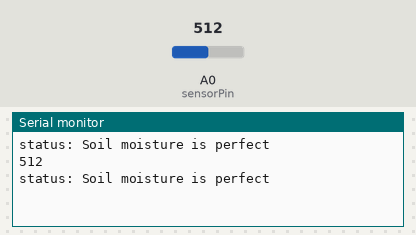
A sketch run on a simulated Arduino Uno, built with avr-gcc and run on an emulated ATmega328P. Parts: the last lines printed to the serial monitor. The inputs (shaded band) are chosen by the test bench; at power-on: A0 (sensorPin) = 512.

Above: at 8.8 s.
8.9 s: A0 (sensorPin) set to 306
At 11.7 s:
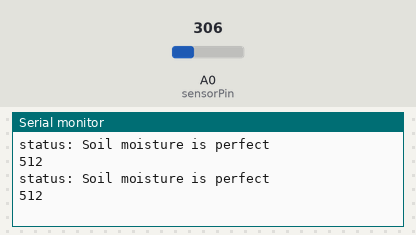
17.5 s: A0 (sensorPin) set to 900
At 25.2 s:
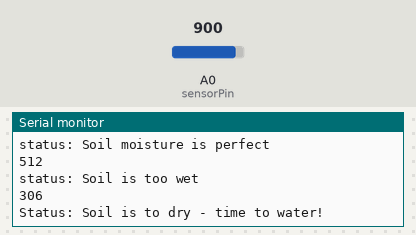
Timing chart, 0 to 26.7 s (numbered marks = the images above; inputs shaded):
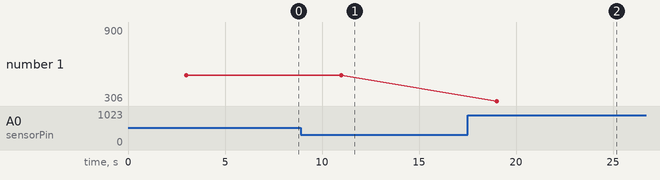

Measured:
- after the input at 17.5 s, the serial monitor: prints a new line after 6.5 s (image 2)
- plotted number 1: 512 → 900 after the input at 17.5 s

The sketch:

soil_code.ino.ino
```cpp
#define soilWet 500
#define soilDry 750

void setup() {

  #define sensorPin A0
  Serial.begin(9600);

}

void loop() {
  int soil_moisture = analogRead(sensorPin);

  if(soil_moisture < soilWet){
    Serial.println("status: Soil is too wet");
  }

  else if (soil_moisture >= soilWet && soil_moisture < soilDry){
    Serial.println("status: Soil moisture is perfect");
  }

  else{
    Serial.println("Status: Soil is to dry - time to water!");
  }

  delay (3000);

  Serial.println(soil_moisture);

  delay(5000);

}
```
